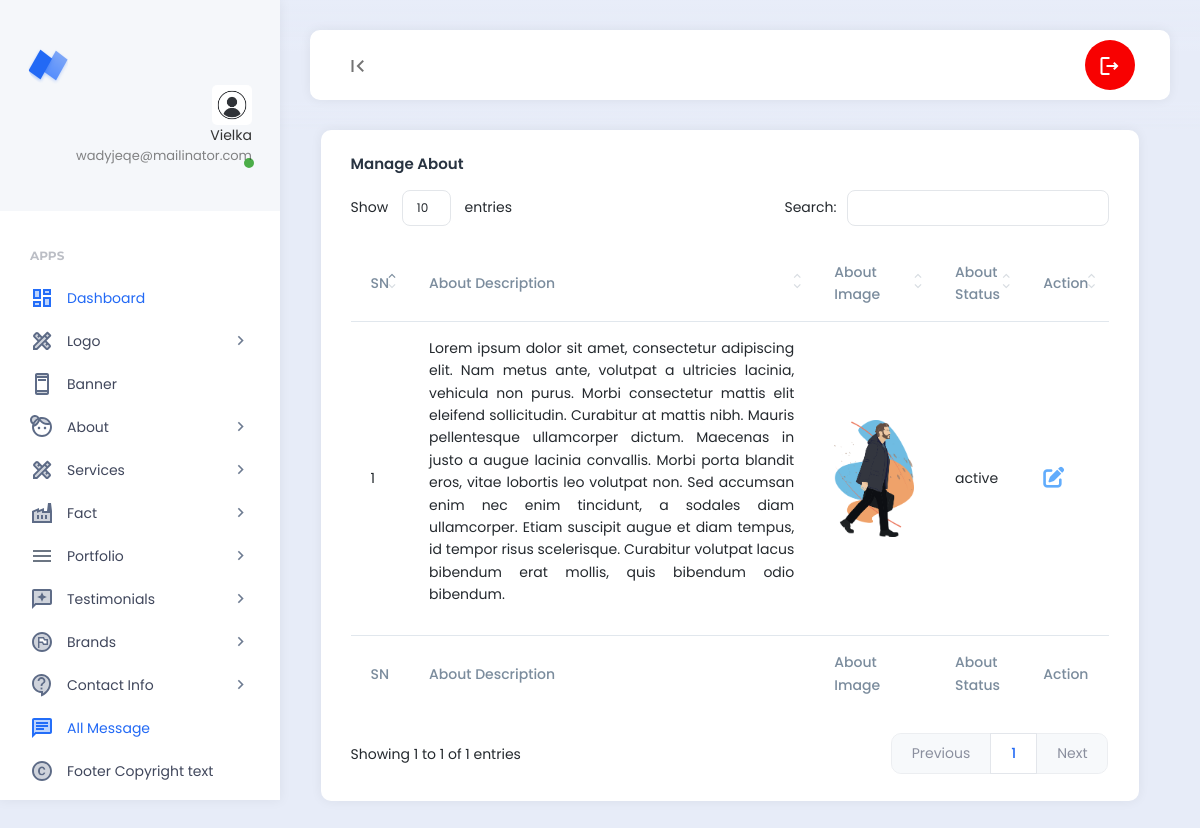
Screenshot of /backend/manage_about.php (signed in) with the database file from the repository.
### tables this page shows
CREATE TABLE `pro_users` (
  `id` int(11) NOT NULL,
  `name` varchar(55) NOT NULL,
  `email` varchar(55) NOT NULL,
  `password` varchar(100) NOT NULL,
  `profile_photo` varchar(200) NOT NULL DEFAULT 'profile_photo.jpg'
);

CREATE TABLE `pro_abouts` (
  `id` int(11) NOT NULL,
  `about_description` text NOT NULL,
  `ssc_passing_year` varchar(100) NOT NULL,
  `ssc_certificate_name` varchar(255) NOT NULL,
  `ssc_grade` varchar(100) NOT NULL,
  `hsc_passing_year` varchar(100) NOT NULL,
  `hsc_certificate_name` varchar(255) NOT NULL,
  `hsc_grade` varchar(100) NOT NULL,
  `honors_passing_year` varchar(100) NOT NULL,
  `honors_certificate_name` varchar(255) NOT NULL,
  `honors_grade` varchar(100) NOT NULL,
  `about_image` varchar(100) NOT NULL,
  `about_status` varchar(100) NOT NULL
);

### backend/manage_about.php (the view, shortened to what this page needs)
<?php
require_once('header.php');
require_once('../config/db.php');
$select_about = "SELECT * FROM pro_abouts";
$about_query_run = mysqli_query($db_con, $select_about);
$about_serial = 1;
?>
<div class="row">
    <div class="col">
        <div class="card">
            <div class="card-header">
                <h5 class="card-title">Manage About</h5>
            </div>
            <div class="card-body">
                <table id="datatable1" class="display" style="width:100%">
                    <thead>
                        <tr>
                            <th>SN</th>
                            <th>About Description</th>
                            <th>About Image</th>
                            <th>About Status</th>
                            <th>Action</th>
                        </tr>
                    </thead>
                    <tbody>
                        <?php foreach($about_query_run as $about_row) : ?>
                        <tr>
                            <td><?= $about_serial++; ?></td>
                            <td><?= $about_row['about_description'];?></td>
                            <td><img src="<?php echo 'assets/images/about_photo/'.$about_row['about_image']?>" alt="" width="80"></td>
                            <td><?= $about_row['about_status'];?></td>
                            <td>
                                <a href="edit_about.php?id=<?=$about_row['id']?>" class="text-info h4"><i class="fa-solid fa-pen-to-square"></i></a>
                            </td>
                        </tr>
                        <?php endforeach;?>
                    </tbody>
                    <tfoot>
                    <tr>
                        <th>SN</th>
                        <th>About Description</th>
                        <th>About Image</th>
                        <th>About Status</th>
                        <th>Action</th>
                        </tr>
                    </tfoot>
                </table>
            </div>
        </div>
    </div>
</div>
<?php require_once('footer.php');?>

### backend/header.php (shortened to what this page needs)
<?php
require_once('../config/db.php');
$id = $_SESSION['login_id'];
$select_profile_image_query = "SELECT profile_photo FROM `pro_users` WHERE id=$id";
$query_run = mysqli_query($db_con, $select_profile_image_query);
$select_profile_fetch_assoc = mysqli_fetch_assoc($query_run)['profile_photo'];
?>
<!DOCTYPE html>
<html lang="en">
<head>
    <link rel="stylesheet" href="https://cdnjs.cloudflare.com/ajax/libs/font-awesome/6.4.2/css/all.min.css">
    <link href="assets/plugins/bootstrap/css/bootstrap.min.css" rel="stylesheet">
    <link href="assets/plugins/perfectscroll/perfect-scrollbar.css" rel="stylesheet">
    <link href="assets/plugins/pace/pace.css" rel="stylesheet">
    <link href="assets/plugins/highlight/styles/github-gist.css" rel="stylesheet">
    <link href="assets/plugins/summernote/summernote-lite.min.css" rel="stylesheet">
    <link href="assets/plugins/datatables/datatables.min.css" rel="stylesheet">
    <link href="assets/css/main.min.css" rel="stylesheet">
    <link href="assets/css/custom.css" rel="stylesheet">
</head>
<body>
    <div class="app align-content-stretch d-flex flex-wrap">
        <div class="app-sidebar">
            <div class="logo">
                <a href="http://localhost/project/" target="_blank" class="logo-icon"><span class="logo-text">Neptune</span></a>
                <div class="sidebar-user-switcher user-activity-online">
                    <a href="#">
                        <img src="assets/images/profile_photo/<?= $select_profile_fetch_assoc;?>">
                        <span class="activity-indicator"></span>
                        <span class="user-info-text"><?php if(isset($_SESSION['login_name'])) : echo $_SESSION['login_name']; endif ?><br><span class="user-state-info"><?php if(isset($_SESSION['login_email'])) : echo $_SESSION['login_email']; endif?></span></span>
                    </a>
                </div>
            </div>
            <div class="app-menu">
                <ul class="accordion-menu">
                    <li class="sidebar-title">
                        Apps
                    </li>
                    <li class="active-page">
                        <a href="dashboard.php" class="active"><i class="material-icons-two-tone">dashboard</i>Dashboard</a>
                    </li>
                    <li>
                        <a href=""><i class="material-icons-two-tone">design_services</i>Logo<i class="material-icons has-sub-menu">keyboard_arrow_right</i></a>
                    </li>
                    <li>
                        <a href="manage_banner.php"><i class="material-icons-two-tone">ad_units</i>Banner</a>
                    </li>
                    <li>
                        <a href=""><i class="material-icons-two-tone">face_4</i>About<i class="material-icons has-sub-menu">keyboard_arrow_right</i></a>
                    </li>
                    <li>
                        <a href=""><i class="material-icons-two-tone">design_services</i>Services<i class="material-icons has-sub-menu">keyboard_arrow_right</i></a>
                    </li>
                    <li>
                        <a href=""><i class="material-icons-two-tone">factory</i>Fact<i class="material-icons has-sub-menu">keyboard_arrow_right</i></a>
                    </li>
                    <li>
                        <a href=""><i class="material-icons-two-tone"> menu </i>Portfolio<i class="material-icons has-sub-menu">keyboard_arrow_right</i></a>
                    </li>
                    <li>
                        <a href=""><i class="material-icons-two-tone">reviews</i>Testimonials<i class="material-icons has-sub-menu">keyboard_arrow_right</i></a>
                    </li>
                    <li>
                        <a href=""><i class="material-icons-two-tone">flag_circle</i>Brands<i class="material-icons has-sub-menu">keyboard_arrow_right</i></a>
                    </li>
                    <li>
                        <a href=""><i class="material-icons-two-tone">contact_support</i>Contact Info<i class="material-icons has-sub-menu">keyboard_arrow_right</i></a>
                    </li>
                    <li class="active-page">
                        <a href="all_message.php" class="active"><i class="material-icons-two-tone">chat</i>All Message</a>
                    </li>
                    <li>
                        <a href="copyright_text.php"><i class="material-icons-two-tone">copyright</i>Footer Copyright text</a>
                    </li>
                </ul>
            </div>
        </div>
        <div class="app-container">
            <div class="app-header">
                <nav class="navbar navbar-light navbar-expand-lg">
                    <div class="container-fluid">
                        <div class="navbar-nav" id="navbarNav">
                            <ul class="navbar-nav">
                                <li class="nav-item">
                                    <a class="nav-link hide-sidebar-toggle-button" href="#"><i class="material-icons">first_page</i></a>
                                </li>
                            </ul>
                        </div>
                        <div class="d-flex">
                            <ul class="navbar-nav">
                                <li class="nav-item hidden-on-mobile">
                                    <a class="nav-link nav-notifications-toggle" id="notificationsDropDown" style="width: 50px; height:50px;border-radius:50%;" href="#" data-bs-toggle="dropdown">
                                        <i class="material-icons-outlined">logout</i>
                                    </a>
                                </li>
                            </ul>
                        </div>
                    </div>
                </nav>
            </div>
            <div class="app-content">
                <div class="content-wrapper">
                    <div class="container">
                        <div class="row">

### rows the page displays
pro_users: profile_photo (picture)
pro_abouts: about_description "Lorem ipsum dolor sit amet, consectetur adipiscing elit. Nam metus ante, volutpat a ultricies lacinia, vehicula non purus. Morbi consectetur mattis elit eleifend sollicitudin. Curabitur at mattis nibh. Mauris pellentesque ullamcorper dictum. Maecenas in justo a augue lacinia convallis. Morbi porta blandit eros, vitae lobortis leo volutpat non. Sed accumsan enim nec enim tincidunt, a sodales diam ullamcorper. Etiam suscipit augue et diam tempus, id tempor risus scelerisque. Curabitur volutpat lacus bibendum erat mollis, quis bibendum odio bibendum.", about_image (picture), about_status "active"

### other values shown
$_SESSION['login_name'] "Vielka"
$_SESSION['login_email'] "wadyjeqe@mailinator.com"
